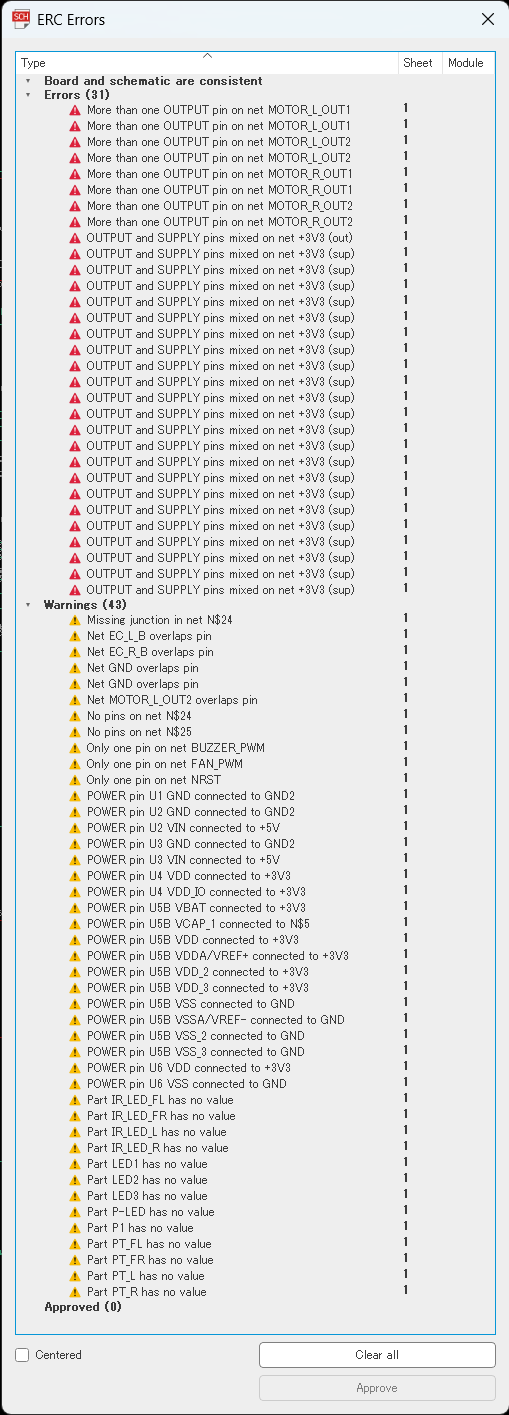
#> input picture _sandbox/f413_preorder/notes/erc.png, 509 x 1415 px
$ python -i video_timing_qa.py   (imports and definitions only)
#> lines starting #> are read from the running program, lines starting #| are printed output that depends on the picture
#!/usr/bin/env python3
"""Inspect encoded frame PTS before using a phone video as measurement data."""

from __future__ import annotations

import argparse
import json
import shutil
import subprocess
import sys
from fractions import Fraction
from pathlib import Path
from typing import Any

import cv2
import numpy as np


# [90 lines left out: functions parse_args, _fraction, ffprobe, not called in this run]


def content_cadence(path: Path) -> dict[str, Any]:
    capture = cv2.VideoCapture(str(path))
    if not capture.isOpened():
        raise RuntimeError(f"failed to decode video for content QA: {path}")
    previous: np.ndarray | None = None
    differences: list[float] = []
    decoded = 0
    while True:
        ok, frame = capture.read()
#> frame is the input picture: shape (1415, 509, 3); mean B, G, R 226.4, 226.6, 226.4
        if not ok:
            break
        decoded += 1
        height, width = frame.shape[:2]
#> height = 1415; width = 509
        target_width = min(192, width)
#> target_width = 192
        target_height = max(1, int(round(height * target_width / width)))
#> target_height = 534
        gray = cv2.cvtColor(
            cv2.resize(
                frame,
                (target_width, target_height),
                interpolation=cv2.INTER_AREA,
            ),
            cv2.COLOR_BGR2GRAY,
        )
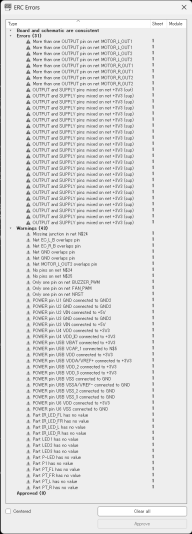
#> gray: shape (534, 192); min 0, max 255, mean 226.5
        if previous is not None:
            differences.append(
                float(np.mean(cv2.absdiff(previous, gray).astype(np.float32)))
            )
        previous = gray
    capture.release()
    if decoded < 2:
        raise RuntimeError("decoded fewer than two frames for content QA")
    values = np.asarray(differences, dtype=float)
    exact = values <= 1e-6
    near = values <= 0.02
    return {
        "decoded_frames": decoded,
        "adjacent_mean_abs_difference": {
            "min": float(np.min(values)),
            "median": float(np.median(values)),
            "p95": float(np.percentile(values, 95)),
            "max": float(np.max(values)),
        },
        "identical_adjacent_frames": int(np.sum(exact)),
        "identical_adjacent_rate": float(np.mean(exact)),
        "near_identical_adjacent_frames": int(np.sum(near)),
        "near_identical_adjacent_rate": float(np.mean(near)),
    }


# [208 lines left out: functions analyze, main, not called in this run]


# [2 lines not run here, left out]

>>> result = content_cadence('../../_sandbox/f413_preorder/notes/erc.png')
